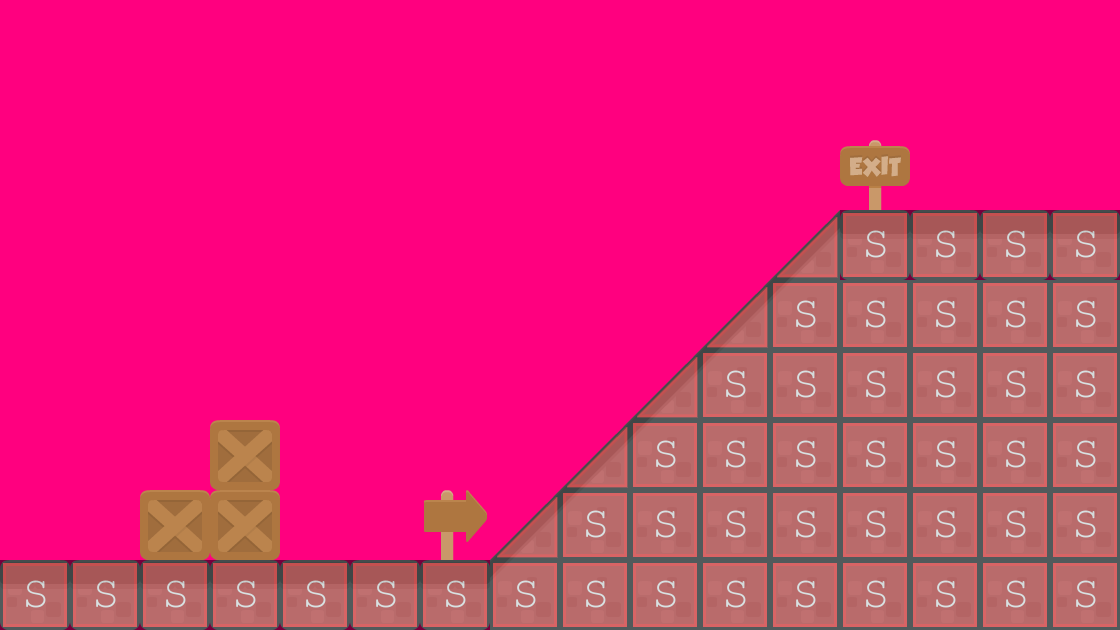

The image is a tile-based game level rendered from a .tmx file. Its description and source (layers, tilesets, objects; grid data summarised) follow:
An orthogonal 16x9 tile map with 70x70 px tiles, 3 tile layers (collision, background, forground), 2 tilesets and 3 objects (2x BadGuy, Mushroom).

<map version="1.0" orientation="orthogonal" renderorder="right-down" width="16" height="9" tilewidth="70" tileheight="70" backgroundcolor="#ff007f">
 <tileset firstgid="1" name="background-tiles" tilewidth="70" tileheight="70">
  <image source="../img/background-tiles.png" width="910" height="910" />
 </tileset>
 <tileset firstgid="170" name="meta-tiles" tilewidth="70" tileheight="70">
  <image source="../img/meta-tiles.png" width="350" height="70" />
 </tileset>
 <layer name="collision" width="16" height="9">
  <data>[144 cells, 51 non-empty, 4 distinct tile ids]</data>
 </layer>
 <layer name="background" width="16" height="9" opacity="0.53">
  <data>[144 cells, 51 non-empty, 2 distinct tile ids]</data>
 </layer>
 <layer name="forground" width="16" height="9">
  <data>[144 cells, 5 non-empty, 3 distinct tile ids]</data>
 </layer>
 <objectgroup name="EnemyEntities">
  <object name="BadGuy" x="294" y="528" width="201" height="31" />
  <object name="BadGuy" x="910" y="175" width="140" height="33" />
 </objectgroup>
 <objectgroup name="collectableEntities">
  <object name="Mushroom" x="632" y="313" width="54" height="55" />
 </objectgroup>
</map>
